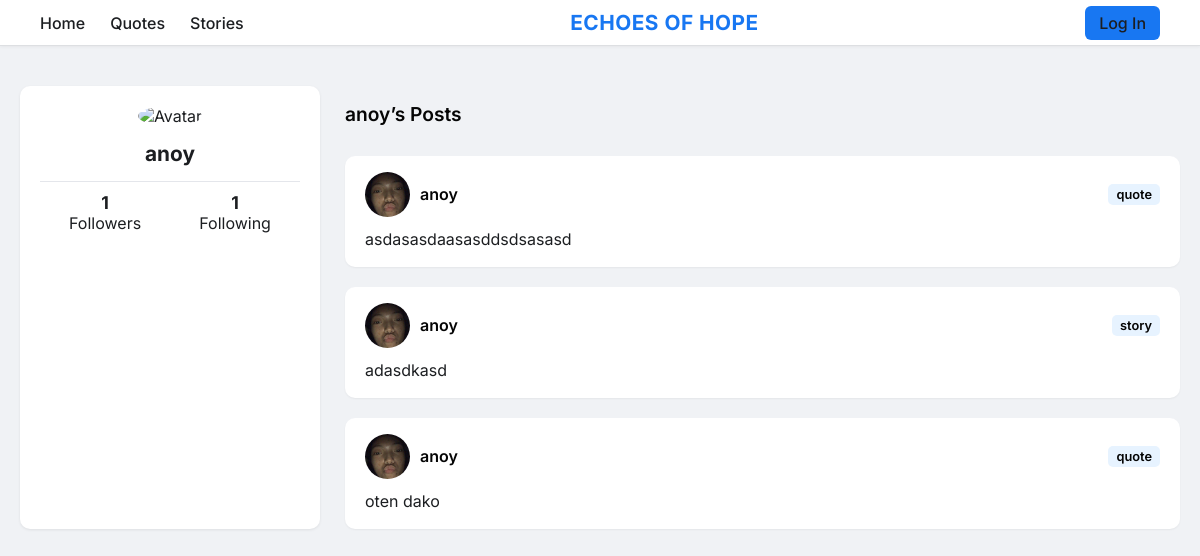
Screenshot of /profile/anoy with the database file from the repository.
### tables this page shows
CREATE TABLE users (
                    id INTEGER PRIMARY KEY AUTOINCREMENT,
                    username TEXT UNIQUE NOT NULL,
                    password TEXT NOT NULL
                );

CREATE TABLE posts (
                    id INTEGER PRIMARY KEY AUTOINCREMENT,
                    username TEXT NOT NULL,
                    content TEXT NOT NULL,
                    type TEXT NOT NULL CHECK (type IN ('story', 'quote')),
                    created_at TIMESTAMP DEFAULT CURRENT_TIMESTAMP
                );

### app.py (the view)
@app.route('/profile/<username>')
def profile(username):
    conn = get_db()
    user = conn.execute("SELECT * FROM users WHERE username=?", (username,)).fetchone()
    if not user:
        flash("User not found.", "error")
        return redirect(url_for('home'))
    posts = get_posts(username=username)
    followers = conn.execute("SELECT follower FROM follows WHERE followed=?", (username,)).fetchall()
    following = conn.execute("SELECT followed FROM follows WHERE follower=?", (username,)).fetchall()
    is_following = False
    if 'username' in session:
        is_following = conn.execute(
            "SELECT 1 FROM follows WHERE follower=? AND followed=?",
            (session['username'], username)
        ).fetchone() is not None
    return render_template("profile.html", user=user, posts=posts,
                           followers=followers, following=following,
                           is_following=is_following)

### app.py (called while the page is built)
def get_db():
    if "db" not in g:
        g.db = sqlite3.connect(DATABASE)
        g.db.row_factory = sqlite3.Row
    return g.db

### templates/profile.html (shortened to what this page needs)
<!DOCTYPE html>
<html lang="en">
<head>
</head>
<body>
  <nav class="navbar">
    <ul class="nav-left">
      <li><a href="{{ url_for('home') }}">Home</a></li>
      <li><a href="{{ url_for('quotes') }}">Quotes</a></li>
      <li><a href="{{ url_for('stories') }}">Stories</a></li>
    </ul>
    <div class="nav-center">ECHOES OF HOPE</div>
    <ul class="nav-right">
      {% if session.username %}
        <li><a class="btn" href="{{ url_for('logout') }}">Log Out</a></li>
      {% else %}
        <li><a class="btn" href="{{ url_for('login') }}">Log In</a></li>
      {% endif %}
    </ul>
  </nav>
  <div class="home-container">
    <div class="sidebar">
      <img src="{{ url_for('static', filename=user['avatar']) }}" alt="Avatar">
      <h3>{{ user['username'] }}</h3>
      <div class="stats">
        <div>
          <strong>{{ followers|length }}</strong>
          Followers
        </div>
        <div>
          <strong>{{ following|length }}</strong>
          Following
        </div>
      </div>
    </div>
    <div class="feed">
      <h2>{{ user['username'] }}’s Posts</h2>
      {% for post in posts %}
        <div class="post">
          <div class="post-header">
            <img src="{{ url_for('static', filename='user2.jpg') }}" alt="User">
            <span>{{ post.username }}</span>
            <span class="post-type-label">{{ post.type }}</span>
          </div>
          <div class="post-body">{{ post.text }}</div>
        </div>
      {% else %}
        <div class="no-posts">No posts yet.</div>
      {% endfor %}
    </div>
  </div>
</body>
</html>

### templates/profile.html (style rules this page uses)
body { background-color: #f0f2f5; font-family: 'Inter', sans-serif; margin: 0; padding: 0; color: #1c1e21; }
.navbar { position: sticky; top: 0; z-index: 1000; display: flex; justify-content: space-between; align-items: center; background-color: #ffffff; padding: 10px 40px; border-bottom: 1px solid #dddfe2; box-shadow: 0 1px 3px rgba(0,0,0,0.05); }
.navbar ul { list-style: none; display: flex; gap: 25px; margin: 0; padding: 0; }
.navbar a { text-decoration: none; color: #1c1e21; font-weight: 500; transition: color 0.2s; }
.nav-center { font-weight: 700; font-size: 1.3rem; color: #1877f2; letter-spacing: 0.5px; }
.btn { background-color: #1877f2; color: #fff; padding: 7px 14px; border-radius: 6px; text-decoration: none; font-weight: 600; transition: background 0.3s; }
.home-container { display: grid; grid-template-columns: 300px 1fr; gap: 25px; max-width: 1200px; margin: 40px auto; padding: 0 20px; }
.sidebar { background: #fff; border-radius: 10px; padding: 20px; box-shadow: 0 1px 3px rgba(0,0,0,0.08); text-align: center; }
.sidebar img { width: 120px; height: 120px; border-radius: 50%; object-fit: cover; margin-bottom: 10px; }
.sidebar h3 { margin: 5px 0 8px; font-size: 1.3rem; }
.stats { display: flex; justify-content: space-around; margin-top: 15px; border-top: 1px solid #e4e6eb; padding-top: 10px; }
.stats div { text-align: center; }
.stats strong { display: block; font-size: 1.1rem; color: #1c1e21; }
.feed { display: flex; flex-direction: column; gap: 20px; }
.feed h2 { margin-bottom: 10px; font-size: 1.2rem; font-weight: 600; color: #050505; }
.post { background: #fff; padding: 16px 20px; border-radius: 10px; box-shadow: 0 1px 2px rgba(0,0,0,0.05); transition: transform 0.1s, box-shadow 0.1s; }
.post-header { display: flex; align-items: center; gap: 10px; margin-bottom: 10px; }
.post-header img { width: 45px; height: 45px; border-radius: 50%; object-fit: cover; }
.post-header span { font-weight: 600; color: #050505; }
.post-type-label { background: #e7f3ff; color: #1877f2; font-size: 0.8rem; padding: 3px 8px; border-radius: 5px; margin-left: auto; }
.post-body { font-size: 1rem; color: #1c1e21; line-height: 1.5; }

### rows the page displays
users: username "anoy"
posts: username "anoy", type "quote", text "asdasasdaasasddsdsasasd"
posts: username "anoy", type "story", text "adasdkasd"
posts: username "anoy", type "quote", text "oten dako"

### other values shown
{{ followers|length }} "1"
{{ following|length }} "1"
